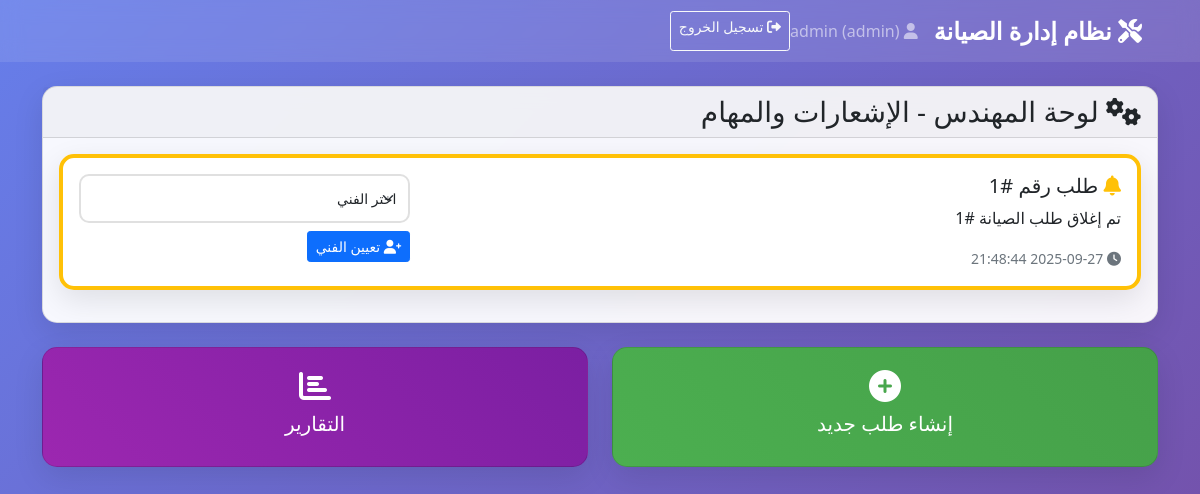
The app's page /engineer (signed in) with its own data.
### web_app.py (models this page shows)
class Notification(db.Model):
    __tablename__ = "Notifications"
    notification_id = db.Column(db.Integer, primary_key=True)
    request_id = db.Column(db.Integer, nullable=False)
    recipient_type = db.Column(db.String(50), nullable=False)
    recipient_id = db.Column(db.Integer)
    message = db.Column(db.Text, nullable=False)
    created_at = db.Column(db.String(50), nullable=False)
    is_read = db.Column(db.Boolean, nullable=False, default=False)

### web_app.py (the view)
    @app.route('/engineer')
    def engineer_dashboard():
        if 'user_role' not in session or session['user_role'] not in ['engineer', 'admin']:
            flash('غير مصرح لك بالوصول إلى هذه الصفحة', 'error')
            return redirect(url_for('index'))
        notifications = get_notifications("engineer")
        technicians = Technician.query.order_by(Technician.technician_name.asc()).all()
        return render_template('engineer.html', notifications=notifications, technicians=technicians)

### web_app.py (called while the page is built)
def get_notifications(recipient_type, recipient_id=None):
    query = Notification.query.filter_by(recipient_type=recipient_type, is_read=False)
    if recipient_type == "technician" and recipient_id is not None:
        query = query.filter_by(recipient_id=recipient_id)
    return query.order_by(Notification.created_at.desc()).all()

### templates/engineer.html (shortened to what this page needs)
{% extends "base.html" %}
{% block content %}
<div class="card">
    <div class="card-header">
        <h3 class="card-title mb-0">
            <i class="fas fa-cogs"></i> لوحة المهندس - الإشعارات والمهام
        </h3>
    </div>
    <div class="card-body">
        {% if notifications %}
        {% for notification in notifications %}
        <div class="card mb-3 border-start border-warning border-4">
            <div class="card-body">
                <div class="row">
                    <div class="col-md-8">
                        <h5 class="card-title">
                            <i class="fas fa-bell text-warning"></i>
                            طلب رقم #{{ notification.request_id }}
                        </h5>
                        <p class="card-text">{{ notification.message }}</p>
                        <small class="text-muted">
                            <i class="fas fa-clock"></i> {{ notification.created_at }}
                        </small>
                    </div>
                    <div class="col-md-4 text-end">
                        <form method="POST" action="{{ url_for('assign_technician_route') }}" class="d-inline">
                            <div class="mb-2">
                                <select name="technician_name" class="form-select form-select-sm" required>
                                    <option value="">اختر الفني</option>
                                </select>
                            </div>
                            <button type="submit" class="btn btn-primary btn-sm">
                                <i class="fas fa-user-plus"></i> تعيين الفني
                            </button>
                        </form>
                    </div>
                </div>
            </div>
        </div>
        {% endfor %}
        {% else %}
        <div class="text-center py-5">
            <i class="fas fa-bell-slash fa-3x text-muted mb-3"></i>
            <h4 class="text-muted">لا توجد إشعارات جديدة</h4>
            <p class="text-muted">جميع الطلبات تم التعامل معها.</p>
        </div>
        {% endif %}
    </div>
</div>
<div class="row mt-4">
    <div class="col-md-6 mb-3">
        <a href="{{ url_for('create_request') }}" class="card dashboard-card text-decoration-none">
            <div class="text-center">
                <i class="fas fa-plus-circle"></i>
                <h5>إنشاء طلب جديد</h5>
            </div>
        </a>
    </div>
    <div class="col-md-6 mb-3">
        <a href="{{ url_for('report') }}" class="card dashboard-card text-decoration-none" style="background: linear-gradient(45deg, #9C27B0, #7B1FA2);">
            <div class="text-center">
                <i class="fas fa-chart-bar"></i>
                <h5>التقارير</h5>
            </div>
        </a>
    </div>
</div>
{% endblock %}

### templates/base.html (style rules this page uses)
body { font-family: 'Segoe UI', Tahoma, Geneva, Verdana, sans-serif; background: linear-gradient(135deg, #667eea 0%, #764ba2 100%); min-height: 100vh; direction: rtl; }
.card { border-radius: 15px; box-shadow: 0 10px 30px rgba(0,0,0,0.1); backdrop-filter: blur(10px); background: rgba(255, 255, 255, 0.95); }
.dashboard-card { transition: transform 0.3s ease; cursor: pointer; height: 120px; display: flex; align-items: center; justify-content: center; background: linear-gradient(45deg, #4CAF50, #45a049); color: white; text-decoration: none; }
.dashboard-card i { font-size: 2em; margin-bottom: 10px; }
.form-control, .form-select { border-radius: 10px; border: 2px solid #e0e0e0; padding: 12px; }

### records on screen
Notification: request_id "1", message "تم إغلاق طلب الصيانة #1", created_at "2025-09-27 21:48:44"

### other values on screen
{{ session.username }} "admin"
{{ session.user_role }} "admin"
